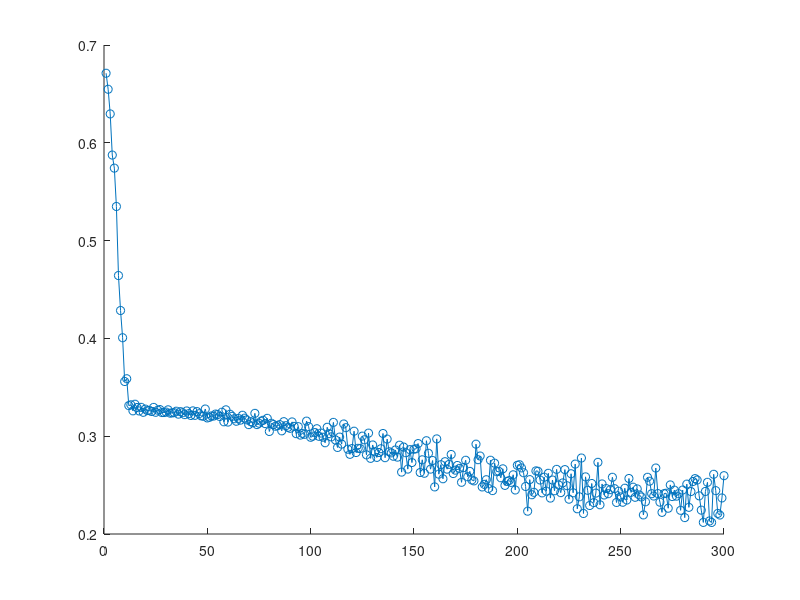

The MATLAB source for this figure:
%Program BPNN Iris Clasification 
%Kelompok BISA :
%%Irmansyah Turhamun
%%Jauharil F. Bassam
%%Rizky Nurfaizi
%%Sandyka G.P.
%--------------------------------------------
%Clear Environment and variable before start
clear all;
close all;
clc

%Package io untuk membaca csv (https://www.kaggle.com/c/digit-recognizer/discussion/4667)
%pkg load io
data = csvread('iris_converted.csv',1,0);
for feat = 1:4 %Scaling sehingga range data hanya berkisar 0 sampai 1
  data(:,feat) = (data(:,feat)-min(data(:,feat)))/(max(data(:,feat))-min(data(:,feat)));
end
jumlah_data = max(size(data));

%Definisi jumlah neuron, gambar seperti Gambar 3 di Lecture's Notes
n = 4 %Jumlah input
m = 5 %Jumlah hidden layer 1
l = 3 %jumlah output, mengikuti class iris
X = zeros (n,1); %Node X (input)
Z = zeros (m,1); %Node Z (hidden layer 1)
Y = zeros (l,1); %Node Y (output)
X0 = 0 %Node Bias X (input)
Z0 = 0 %Node Bias Z (hidden layer 1)
alpha = 0.01 %Learning Rate
beta = 0.5 %Momentum, persentase pengaruh pembelajaran sebelumnya

%Memisahkan data untuk Training dan Testing
ratioTT = 6/10 %Rasio Training Set/Total Data (yang sisanya dijadikan Testing Set)
jumlah_dataTraining = floor(ratioTT*jumlah_data);
jumlah_dataTesting = jumlah_data - jumlah_dataTraining;
dataTraining = [];
dataTesting = [];
for u = 1:l
  dataTraining = [dataTraining; data(((u-1)*(jumlah_data/l))+1:(((u-1)*(jumlah_data/l))+(jumlah_data/l)*ratioTT),:)];
  dataTesting = [dataTesting; data((((u-1)*(jumlah_data/l))+(jumlah_data/l)*ratioTT)+1:((u)*(jumlah_data/l)),:)];
  %Memisahkan data Training dan Testing secara rata
end

k = 5 %Nilai k pada K-Fold Validation

V = rand(n,m);                                                                                      %1.Inisialisasi bobot Vnm, dan Wml dan bias V0m dan W0l dengan metode Nguyen-Widrow
W = rand(m,l);
V0 = rand(1,m);
W0 = rand(1,l);
%Belum digunakan metode Nguyen Widrow (metode random)

%Definisi variabel lain
deltaWml = zeros (m,l);
deltaVnm = zeros (n,m);
MSSE = 1 %Inisialisasi MSSE agar tidak error dalam Epoch pertama, nanti dihapus nilai 1 nya
Best_MSSE = 1 %Variabel MSSE terrendah
Epoch = 0
Max_Epoch = 300 %Maksimal pembelajaran

while (Epoch < Max_Epoch)                                                                               %2.While stopping criteria FALSE
  
  dataTraining = dataTraining(randperm(size(dataTraining, 1)), :); 
  %Mengacak isi setiap iterasi K-Fold baru agar tidak berurut sesuai class
  
  for k_iter = 1:k
    
    dataValidation = []; %Inisialisasi data untuk Validation dan reset
  
    Epoch = Epoch + 1
    %Mencatat iterasi

    %Training Phase
    for i = 1:jumlah_dataTraining                                                                        %3.For setiap pasangan data pelatihan dan targetnya 
                                                                                                   %(Feed forward)
    
    %Jika data tersebut adalah dataset Validation, maka disimpan datanya dan skip iterasi
    if ((k_iter-1)*jumlah_dataTraining/k < i && k_iter*jumlah_dataTraining/k >= i)
      dataValidation = [dataValidation;dataTraining(i,:)];
      continue
    end
    
    %for i1 = 1:n                                                                                  %4.For setiap unit input Xn
      %%Ini mungkin maksudnya membaca file nya 1 sel 
      %%(karena realitanya nggak mungkin baca jutaan sel csv dulu sebelum mulai) 
      %%tapi kita sudah load semua karena cuman sedikit barisnya                                   %5.Terima input Xn
      %x(i1) = dataTraining(i,i1)                                                                          %6.Kirim input ke layer di atasnya (hidden layer)
    %end                                                                                        %7.End for
    X = dataTraining(i, 1 : n)'; %Summary dari langkah atas biar singkat

    %Proses dari input ke hidden layer 1  
    for i2 = 1:m                                                                                   %8.For setiap unit hidden Zm
      temp = V0(1,i2) + sum(X.*V(:,i2));                                                            %9.Hitung semua sinyal input dengan bobot dan biasnya sesuai (1.1)
      Z_in(i2) = 1/(1+exp(-temp));                                                                  %10.Hitung nilai aktivasi setiap unit hidden sesuai (1.3) (https://octave.org/doc/v4.0.1/Exponents-and-Logarithms.html)
                                                                                                   %Rumus Sigmoid Function di Lecture's Notes salah (http://mathworld.wolfram.com/SigmoidFunction.html)
      Z(i2,1) = Z_in(i2);                                                                           %11.Kirim nilai aktivasi sebagai input untuk unit output
    end                                                                                         %12.End for

    
    %Proses dari hidden layer 1 ke output
    for i3 = 1:l                                                                                   %13.For setiap unit output Ym
      Y_in(i3) = W0(1,i3) + sum(Z.*W(:,i3));                                                        %14.Hitung  semua  sinyal  input  yang  didapatkan  dari  layer  sebelumnya  dengan  bobot dan biasnya sesuai (1.4)
      Y(i3,1) = 1/(1+exp(-Y_in(i3)));                                                               %15.Hitung nilai aktivasi setiap unit output sebagai output dari jaringan, sesuai (1.5)
    end                                                                                         %16.End for
 
 
 
    %Proses mendeteksi error                                                                                               %(Back propagation of error)
    for i4 = 1:l                                                                                   %17.For setiap unit output Yl 
      harusnyal = 0.10 + (i4-1 == dataTraining(i,5))*0.70;                                                    %18.Terima pola target yang seharusnya Tn
      %Ekuivalen dengan "If 0 maka [0.7 0.15 0.15], if 1 maka [0.15 0.7 0.15], dsb"
      error_l(i4) = ((harusnyal - Y(i4,1)))*((1/(1+exp(-Y_in(i4)))) * (1-(1/(1+exp(-Y_in(i4))))));    %19.Hitung informasi error ?l sesuai (1.6)
                                                                                                     %https://math.stackexchange.com/questions/78575/derivative-of-sigmoid-function-sigma-x-frac11e-x
      deltaWml(:,i4) = alpha*error_l(i4).*Z + beta*deltaWml(:,i4);                                  %20.Hitung besarnya koreksi bobot dari hidden ke output layer, sesuai (1.8)
      deltaW0 = alpha*error_l(i4);                                                                  %21.Hitung besarnya koreksi bias dari hiddenke output layer, sesuai (1.9)
      %Karena diprogram di satu file/function yang sama,
      %maka tidak perlu untuk ditransfer ke layer bawahnya                                         %22.Kirim nilai ??pada layer di bawahnya      
    end                                                                                         %23.End for

    
    
    for i5 = 1:m                                                                                   %24.For setiap unit hiddenZm
      error_m(i5) = sum(error_l.*W(i5,:))*(1/(1+exp(-Z_in(i5))) - (1-(1/(1+exp(-Z_in(i5))))));      %25.Hitung informasi error ??sesuai (1.12)
      %Catatan : Rumus diatas sedikit berbeda dengan Lecture's Notes karena harusnya ada Sigma/SUM pada rumus (1.12)
      %          (Jika tidak maka matrix tidak sesuai) (https://mattmazur.com/2015/03/17/a-step-by-step-backpropagation-example/)
      deltaVnm(:,i5) = alpha*error_m(i5).*X + beta*deltaVnm(:,i5);                                  %26.Hitung besarnya koreksi bobot dari input ke hidden layer sesuai (1.13)
      deltaV0 = alpha*error_m(i5);                                                                  %27.Hitung besarnya koreksi bias dari input ke hiddenlayer, sesuai (1.14)
    end                                                                                         %28.End for
     
     
    %Update bobot 
    W = W + deltaWml;                                                                               %29.Hitung bobot dan bias dari input ke hidden layer yang baru sesuai (1.10) dan (1.11)
    W0 = W0 + deltaW0; 
    V = V + deltaVnm;                                                                               %30.Hitung  bobot  dan  bias  dari hiddenke output  layeryang  baru  sesuai   (1.15) dan (1.16)
    V0 = V0 + deltaV0;

    end                                                                                           %31.End for
    
  
    %Validation Phase  
    error_validasi = []; %Inisialisasi
    for j = 1:max(size(dataValidation))
    
      X = dataValidation(j, 1 : n)'; %Ambil data ke input  
    
      %Input ke hidden layer 1
      for j2 = 1:m                                                                                   %8.For setiap unit hidden Zm
        temp = V0(1,j2) + sum(X.*V(:,j2));                                                            %9.Hitung semua sinyal input dengan bobot dan biasnya sesuai (1.1)
        Z_in(j2) = 1/(1+exp(-temp));                                                                  %10.Hitung nilai aktivasi setiap unit hidden sesuai (1.3) (https://octave.org/doc/v4.0.1/Exponents-and-Logarithms.html)
                                                                                                     %Rumus Sigmoid Function di Lecture's Notes salah (http://mathworld.wolfram.com/SigmoidFunction.html)
        Z(j2,1) = Z_in(j2);                                                                           %11.Kirim nilai aktivasi sebagai input untuk unit output
      end                                                                                         %12.End for

      
      %hidden layer 1 ke output
      for j3 = 1:l                                                                                   %13.For setiap unit output Ym
        Y_in(j3) = W0(1,j3) + sum(Z.*W(:,j3));                                                        %14.Hitung  semua  sinyal  input  yang  didapatkan  dari  layer  sebelumnya  dengan  bobot dan biasnya sesuai (1.4)
        Y(j3,1) = 1/(1+exp(-Y_in(j3)));                                                               %15.Hitung nilai aktivasi setiap unit output sebagai output dari jaringan, sesuai (1.5)
      end                                                                                         %16.End for
    
      %Melihat hasil seharusnya
      for j4 = 1:l
        harusnyal = 0.10 + (j4-1 == dataValidation(j,5))*0.70;     
        %Ekuivalen dengan "If 0 maka [0.7 0.15 0.15], if 1 maka [0.15 0.7 0.15], dsb"
        error_feature(j4) = (harusnyal - Y(j4,1));
      end
      
      error_validasi = [error_validasi;error_feature]; %Mencatat error setiap feature dan dataset nya
    
    end
    
    %Perhitungan error
    MSSE = [MSSE sqrt(sum((sum((error_validasi).^2))/max(size(error_validasi)))/l)];                                 %32.Hitung error MSSE, sesuai (1.17)
    
    if (Best_MSSE > MSSE(max(size(MSSE)))) %Mencatat variabel dengan MSSE terrendah
      Best_MSSE = MSSE(max(size(MSSE)));
      Best_Epoch = Epoch;
      Best_V = V;
      Best_V0 = V0;
      Best_W = W;
      Best_W0 = W0;
    end
  
    if (Epoch >= Max_Epoch) %Keluar jika sudah mencapai batas Max_Epoch
      %Hanya akan terjadi jika Max_Epoch tidak dapat dibagi dengan nilai k pada K-Fold
      break
    end
  
  end  
    
end                                                                                           %33.End while

    MSSE(1) = []; %Hapus bekas inisialisasi 1
    %Menggunakan V,V0,W,W0 dengan error yang terbaik (paling rendah)
    V = Best_V;
    V0 = Best_V0;
    W = Best_W;
    W0 = Best_W0;   
    
    
    scatter (1:Epoch,MSSE)
    hold on
    plot (1:Epoch,MSSE)
    %Melihat progress di grafik
    
    hold off
    
    %Testing Phase Dataset Training
    %Inisialisasi
    jumlah_sukses_training = zeros(1,3);
    for u = 1:l 
      dataTraining = [dataTraining; data(((u-1)*(jumlah_data/l))+1:(((u-1)*(jumlah_data/l))+(jumlah_data/l)*ratioTT),:)];
      %Mengurutkan kembali dengan cara mengambil dari file aslinya
    end
    
    for h = 1:jumlah_dataTraining
      
      %Ambil data taruh di input
      X = dataTraining(h, 1 : n)';  
    
      %Input ke hidden layer 1
      for h2 = 1:m                                                                                   %8.For setiap unit hidden Zm
        temp = V0(1,h2) + sum(X.*V(:,h2));                                                            %9.Hitung semua sinyal input dengan bobot dan biasnya sesuai (1.1)
        Z_in(h2) = 1/(1+exp(-temp));                                                                  %10.Hitung nilai aktivasi setiap unit hidden sesuai (1.3) (https://octave.org/doc/v4.0.1/Exponents-and-Logarithms.html)
                                                                                                     %Rumus Sigmoid Function di Lecture's Notes salah (http://mathworld.wolfram.com/SigmoidFunction.html)
        Z(h2,1) = Z_in(h2);                                                                           %11.Kirim nilai aktivasi sebagai input untuk unit output
      end                                                                                         %12.End for

      
      %Hidden layer 1 ke output
      for h3 = 1:l                                                                                   %13.For setiap unit output Ym
        Y_in(h3) = W0(1,h3) + sum(Z.*W(:,h3));                                                        %14.Hitung  semua  sinyal  input  yang  didapatkan  dari  layer  sebelumnya  dengan  bobot dan biasnya sesuai (1.4)
        Y(h3,1) = 1/(1+exp(-Y_in(h3)));                                                               %15.Hitung nilai aktivasi setiap unit output sebagai output dari jaringan, sesuai (1.5)
      end                                                                                         %16.End for
      
      %Mencoba menjawab dengan mengambil nilai tertinggi di suatu output
      value = Y(1,1);
      jawaban = 1;
      for h4 = 2:l
        if Y(h4,1) > value
          value = Y(h4,1);
          jawaban = h4;
        end
      end
      
      %Mencocokkan jawaban
      if jawaban == dataTraining(h,5)+1
        jumlah_sukses_training(dataTraining(h,5)+1) = jumlah_sukses_training(dataTraining(h,5)+1) + 1;
      end
    
    end
    
    %Testing Phase Dataset Testing
    %Inisialisasi
    jumlah_sukses_testing = zeros(1,3);
    for h = 1:jumlah_dataTesting
      
      %Ambil data taruh di input
      X = dataTesting(h, 1 : n)';  
    
      %Input ke hidden layer 1
      for h2 = 1:m                                                                                   %8.For setiap unit hidden Zm
        temp = V0(1,h2) + sum(X.*V(:,h2));                                                            %9.Hitung semua sinyal input dengan bobot dan biasnya sesuai (1.1)
        Z_in(h2) = 1/(1+exp(-temp));                                                                  %10.Hitung nilai aktivasi setiap unit hidden sesuai (1.3) (https://octave.org/doc/v4.0.1/Exponents-and-Logarithms.html)
                                                                                                     %Rumus Sigmoid Function di Lecture's Notes salah (http://mathworld.wolfram.com/SigmoidFunction.html)
        Z(h2,1) = Z_in(h2);                                                                           %11.Kirim nilai aktivasi sebagai input untuk unit output
      end                                                                                         %12.End for

      
      %Hidden layer 1 ke output
      for h3 = 1:l                                                                                   %13.For setiap unit output Ym
        Y_in(h3) = W0(1,h3) + sum(Z.*W(:,h3));                                                        %14.Hitung  semua  sinyal  input  yang  didapatkan  dari  layer  sebelumnya  dengan  bobot dan biasnya sesuai (1.4)
        Y(h3,1) = 1/(1+exp(-Y_in(h3)));                                                               %15.Hitung nilai aktivasi setiap unit output sebagai output dari jaringan, sesuai (1.5)
      end                                                                                         %16.End for
      
      %Mencoba menjawab dengan mengambil nilai tertinggi di suatu output
      value = Y(1,1);
      jawaban = 1;
      for h4 = 2:l
        if Y(h4,1) > value
          value = Y(h4,1);
          jawaban = h4;
        end
      end
      
      %Mencocokkan jawaban
      if jawaban == dataTesting(h,5)+1
        jumlah_sukses_testing(dataTesting(h,5)+1) = jumlah_sukses_testing(dataTesting(h,5)+1) + 1;
      end
    
    end
 
    %Menampilkan data MSSE
    fprintf ('RMSE terrendah yang dapat dihasilkan sebesar %.2f\n', Best_MSSE)
    fprintf ('Epoch dengan MSSE terbaik berada di Epoch %d\n', Best_Epoch)
    
    %Menampilkan data recognition rate dataset Training
    fprintf ('\n')
    fprintf ('\n')
    disp ('Hasil Recognition Dataset Training:')
    for t = 1:l
      jumlah_dataTraining_kelas(t) = jumlah_dataTraining/l;
      recognition_rate_training_class(t) = jumlah_sukses_training(t)*100/jumlah_dataTraining_kelas(t);
      fprintf ('Kelas %d :\n', t-1)
      fprintf ('Jumlah Benar = %d\n', jumlah_sukses_training(t))
      fprintf ('Jumlah Keseluruhan = %d\n', jumlah_dataTraining_kelas(t))
      fprintf ('Recognition Rate = %.2f%%\n', recognition_rate_training_class(t))
      fprintf ('\n')
    end
    
    %Menampilkan data recognition rate dataset Testing
    disp ('Hasil Recognition Dataset Testing:')
    for t = 1:l
      jumlah_dataTesting_kelas(t) = jumlah_dataTesting/l;
      recognition_rate_testing_class(t) = jumlah_sukses_testing(t)*100/jumlah_dataTesting_kelas(t);
      fprintf ('Kelas %d :\n', t-1)
      fprintf ('Jumlah Benar = %d\n', jumlah_sukses_testing(t))
      fprintf ('Jumlah Keseluruhan = %d\n', jumlah_dataTesting_kelas(t))
      fprintf ('Recognition Rate = %.2f%%\n', recognition_rate_testing_class(t))
      fprintf ('\n')
    end



disp('SELESAI')
%Referensi :
%https://www.kaggle.com/c/digit-recognizer/discussion/4667
%http://mathworld.wolfram.com/SigmoidFunction.html
%https://mattmazur.com/2015/03/17/a-step-by-step-backpropagation-example/
%https://towardsdatascience.com/how-to-select-the-right-evaluation-metric-for-machine-learning-models-part-1-regrression-metrics-3606e25beae0